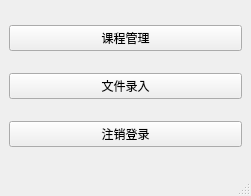
<?xml version="1.0" encoding="UTF-8"?>
<ui version="4.0">
 <class>AdminMainWindowClass</class>
 <widget class="QMainWindow" name="AdminMainWindowClass">
  <property name="geometry">
   <rect>
    <x>0</x>
    <y>0</y>
    <width>251</width>
    <height>196</height>
   </rect>
  </property>
  <property name="windowTitle">
   <string>管理员主界面</string>
  </property>
  <widget class="QWidget" name="centralwidget">
   <layout class="QVBoxLayout" name="verticalLayout">
    <item>
     <widget class="QPushButton" name="pushButton_3">
      <property name="text">
       <string>课程管理</string>
      </property>
     </widget>
    </item>
    <item>
     <widget class="QPushButton" name="pushButton_2">
      <property name="text">
       <string>文件录入</string>
      </property>
     </widget>
    </item>
    <item>
     <widget class="QPushButton" name="pushButton">
      <property name="text">
       <string>注销登录</string>
      </property>
     </widget>
    </item>
   </layout>
  </widget>
  <widget class="QMenuBar" name="menubar">
   <property name="geometry">
    <rect>
     <x>0</x>
     <y>0</y>
     <width>251</width>
     <height>23</height>
    </rect>
   </property>
  </widget>
  <widget class="QStatusBar" name="statusbar"/>
 </widget>
 <resources/>
 <connections>
  <connection>
   <sender>pushButton</sender>
   <signal>clicked()</signal>
   <receiver>AdminMainWindowClass</receiver>
   <slot>Exit()</slot>
   <hints>
    <hint type="sourcelabel">
     <x>553</x>
     <y>210</y>
    </hint>
    <hint type="destinationlabel">
     <x>543</x>
     <y>244</y>
    </hint>
   </hints>
  </connection>
  <connection>
   <sender>pushButton_2</sender>
   <signal>clicked()</signal>
   <receiver>AdminMainWindowClass</receiver>
   <slot>InputCourse()</slot>
   <hints>
    <hint type="sourcelabel">
     <x>134</x>
     <y>218</y>
    </hint>
    <hint type="destinationlabel">
     <x>71</x>
     <y>264</y>
    </hint>
   </hints>
  </connection>
  <connection>
   <sender>pushButton_3</sender>
   <signal>clicked()</signal>
   <receiver>AdminMainWindowClass</receiver>
   <slot>ViewCourseList()</slot>
   <hints>
    <hint type="sourcelabel">
     <x>51</x>
     <y>212</y>
    </hint>
    <hint type="destinationlabel">
     <x>50</x>
     <y>239</y>
    </hint>
   </hints>
  </connection>
 </connections>
 <slots>
  <slot>Exit()</slot>
  <slot>AddCourse()</slot>
  <slot>VerifiedInfo()</slot>
  <slot>DeleteCourse()</slot>
  <slot>EditCourse()</slot>
  <slot>ViewCourseList()</slot>
  <slot>InputCourse()</slot>
 </slots>
</ui>
